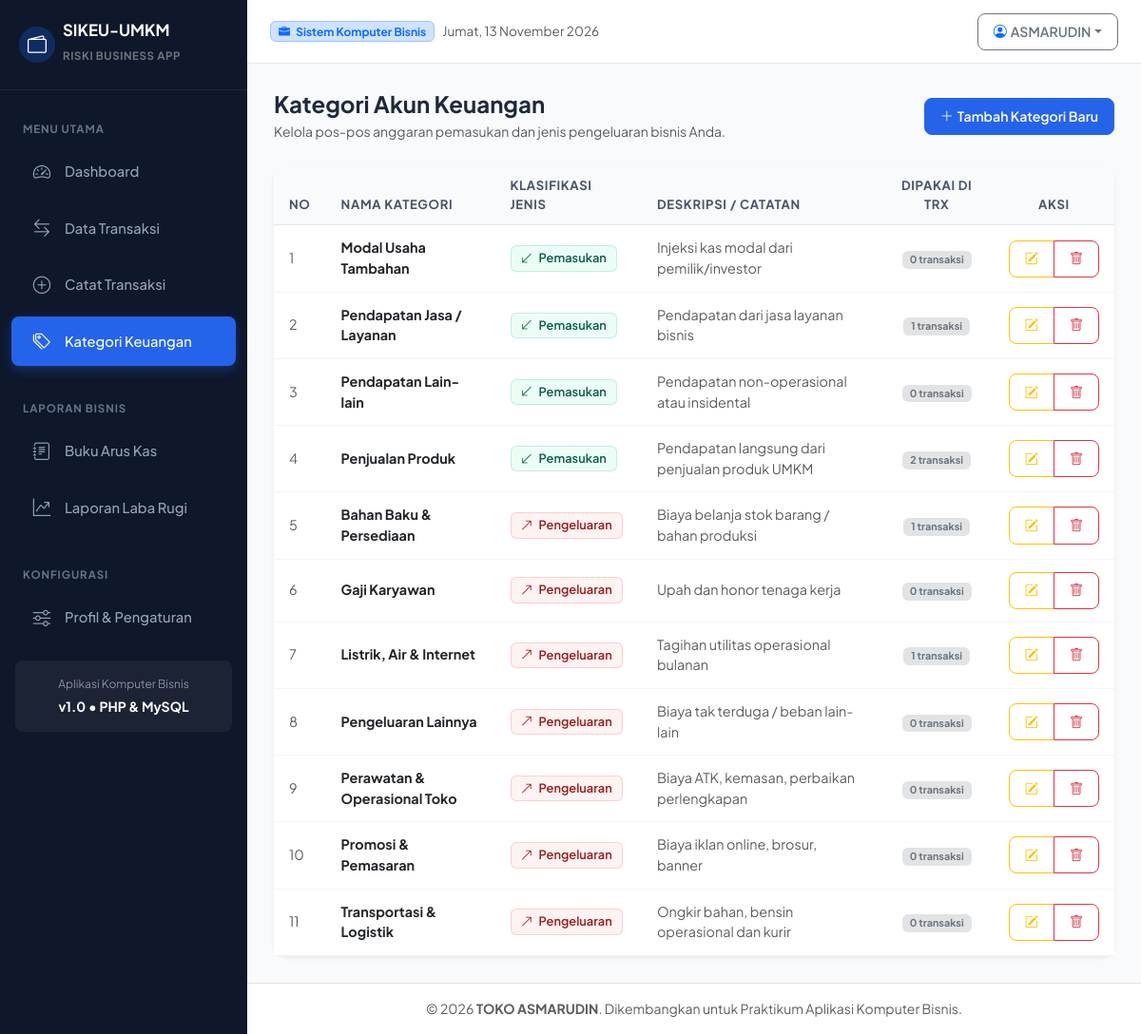
The page /kategori.php on the database its author committed.
### tables this page shows
CREATE TABLE `pengaturan` (
  `id` int(11) NOT NULL,
  `nama_bisnis` varchar(150) NOT NULL,
  `pemilik` varchar(100) NOT NULL,
  `telepon` varchar(30) DEFAULT NULL,
  `alamat` text DEFAULT NULL,
  `mata_uang` varchar(10) DEFAULT 'Rp',
  `updated_at` timestamp NOT NULL DEFAULT current_timestamp() ON UPDATE current_timestamp()
);

CREATE TABLE `kategori` (
  `id` int(11) NOT NULL,
  `nama_kategori` varchar(100) NOT NULL,
  `jenis` enum('pemasukan','pengeluaran') NOT NULL,
  `deskripsi` varchar(255) DEFAULT NULL,
  `created_at` timestamp NOT NULL DEFAULT current_timestamp()
);

### config/helper.php (called while the page is built, shortened)
<?php
function tanggal_indo($tanggal, $cetak_hari = false) {
    $hari = [
        1 => 'Senin', 'Selasa', 'Rabu', 'Kamis', 'Jumat', 'Sabtu', 'Minggu'
    ];
    $bulan = [
        1 => 'Januari', 'Februari', 'Maret', 'April', 'Mei', 'Juni',
        'Juli', 'Agustus', 'September', 'Oktober', 'November', 'Desember'
    ];
    $pecahkan = explode('-', date('Y-m-d', strtotime($tanggal)));
    $tgl_indo = $pecahkan[2] . ' ' . $bulan[(int)$pecahkan[1]] . ' ' . $pecahkan[0];
    if ($cetak_hari) {
        $num_hari = date('N', strtotime($tanggal));
        return $hari[$num_hari] . ', ' . $tgl_indo;
    }
    return $tgl_indo;
}
function get_profil_bisnis($pdo) {
    $stmt = $pdo->query("SELECT * FROM pengaturan ORDER BY id ASC LIMIT 1");
    $data = $stmt->fetch();
    return $data;
}

### kategori.php (the view, shortened to what this page needs)
<?php
require_once __DIR__ . '/includes/header.php';
$sqlKat = "
    SELECT k.*, COUNT(t.id) as total_penggunaan
    FROM kategori k
    LEFT JOIN transaksi t ON k.id = t.kategori_id
    GROUP BY k.id
    ORDER BY k.jenis ASC, k.nama_kategori ASC
";
$kategoriList = $pdo->query($sqlKat)->fetchAll();
?>
<div class="d-flex justify-content-between align-items-center mb-4 flex-wrap gap-2">
    <div>
        <h4 class="fw-bold mb-1">Kategori Akun Keuangan</h4>
        <p class="text-muted mb-0 small">Kelola pos-pos anggaran pemasukan dan jenis pengeluaran bisnis Anda.</p>
    </div>
    <button type="button" class="btn btn-primary d-flex align-items-center" data-bs-toggle="modal" data-bs-target="#modalTambahKategori">
        <i class="bi bi-plus-lg me-1"></i> Tambah Kategori Baru
    </button>
</div>
<div class="row g-4">
    <div class="col-12">
        <div class="card shadow-sm border-0">
            <div class="table-responsive">
                <table class="table table-custom align-middle">
                    <thead>
                        <tr>
                            <th style="width: 50px;">No</th>
                            <th>Nama Kategori</th>
                            <th>Klasifikasi Jenis</th>
                            <th>Deskripsi / Catatan</th>
                            <th class="text-center">Dipakai di Trx</th>
                            <th class="text-center" style="width: 120px;">Aksi</th>
                        </tr>
                    </thead>
                    <tbody>
                        <?php if (empty($kategoriList)): ?>
                            <tr>
                                <td colspan="6" class="text-center py-4 text-muted">Belum ada kategori yang ditambahkan.</td>
                            </tr>
                        <?php else: ?>
                            <?php $no = 1; foreach ($kategoriList as $row): ?>
                                <tr>
                                    <td class="text-muted"><?= $no++ ?></td>
                                    <td class="fw-bold text-dark"><?= htmlspecialchars($row['nama_kategori']) ?></td>
                                    <td>
                                        <span class="badge <?= $row['jenis'] == 'pemasukan' ? 'badge-pemasukan' : 'badge-pengeluaran' ?>">
                                            <i class="bi <?= $row['jenis'] == 'pemasukan' ? 'bi-arrow-down-left' : 'bi-arrow-up-right' ?> me-1"></i>
                                            <?= ucfirst($row['jenis']) ?>
                                        </span>
                                    </td>
                                    <td class="text-muted small"><?= htmlspecialchars($row['deskripsi'] ?: '-') ?></td>
                                    <td class="text-center">
                                        <span class="badge bg-secondary-subtle text-secondary px-2 py-1"><?= $row['total_penggunaan'] ?> transaksi</span>
                                    </td>
                                    <td class="text-center">
                                        <div class="btn-group btn-group-sm">
                                            <button type="button" class="btn btn-outline-warning"
                                                onclick="bukaModalEdit(<?= htmlspecialchars(json_encode($row)) ?>)" title="Edit Kategori">
                                                <i class="bi bi-pencil-square"></i>
                                            </button>
                                            <button type="button" class="btn btn-outline-danger"
                                                onclick="konfirmasiHapus('kategori.php?hapus=<?= $row['id'] ?>', 'kategori <?= htmlspecialchars($row['nama_kategori']) ?>')" title="Hapus Kategori">
                                                <i class="bi bi-trash"></i>
                                            </button>
                                        </div>
                                    </td>
                                </tr>
                            <?php endforeach; ?>
                        <?php endif; ?>
                    </tbody>
                </table>
            </div>
        </div>
    </div>
</div>
<?php require_once __DIR__ . '/includes/footer.php'; ?>

### includes/header.php (shortened to what this page needs)
<?php
require_once __DIR__ . '/../config/database.php';
require_once __DIR__ . '/../config/helper.php';
$pdo = getDBConnection();
$profil = get_profil_bisnis($pdo);
?>
<!DOCTYPE html>
<html lang="id">
<head>
    <link href="https://cdn.jsdelivr.net/npm/bootstrap@5.3.3/dist/css/bootstrap.min.css" rel="stylesheet">
    <link href="https://cdn.jsdelivr.net/npm/bootstrap-icons@1.11.3/font/bootstrap-icons.min.css" rel="stylesheet">
    <link rel="stylesheet" href="assets/css/style.css">
</head>
<body>
<div class="d-flex" id="wrapper">
    <?php include __DIR__ . '/sidebar.php'; ?>
    <div id="page-content-wrapper">
        <nav class="navbar navbar-expand-lg top-navbar no-print">
            <div class="container-fluid px-0">
                <div class="d-flex align-items-center">
                    <span class="badge bg-primary-subtle text-primary border border-primary-subtle me-2 px-2 py-1">
                        <i class="bi bi-briefcase-fill me-1"></i> Sistem Komputer Bisnis
                    </span>
                    <span class="text-muted d-none d-md-inline" style="font-size: 0.85rem;">
                        <?= tanggal_indo(date('Y-m-d'), true) ?>
                    </span>
                </div>
                <div class="ms-auto d-flex align-items-center">
                    <div class="dropdown">
                        <button class="btn btn-sm btn-outline-secondary dropdown-toggle d-flex align-items-center" type="button" data-bs-dismiss="dropdown" data-bs-toggle="dropdown">
                            <i class="bi bi-person-circle me-1 text-primary"></i>
                            <span class="fw-semibold"><?= htmlspecialchars($profil['pemilik']) ?></span>
                        </button>
                    </div>
                </div>
            </div>
        </nav>
        <div class="content-container">

### includes/sidebar.php
<?php
$current_page = basename($_SERVER['PHP_SELF']);
?>
<div id="sidebar-wrapper" class="no-print">
    <div class="sidebar-brand d-flex align-items-center">
        <div class="me-2 rounded-circle bg-primary bg-opacity-25 p-2 d-flex align-items-center justify-content-center" style="width: 38px; height: 38px;">
            <i class="bi bi-wallet2 text-white fs-5"></i>
        </div>
        <div>
            <div class="lh-1 text-white fw-bold" style="font-size: 1.05rem;">SIKEU-UMKM</div>
            <small class="text-secondary" style="font-size: 0.72rem; letter-spacing: 0.05em;">RISKI BUSINESS APP</small>
        </div>
    </div>
    <div class="list-group list-group-flush my-3">
        <div class="sidebar-heading">Menu Utama</div>
        <a href="index.php" class="nav-link <?= $current_page == 'index.php' ? 'active' : '' ?>">
            <i class="bi bi-speedometer2"></i> Dashboard
        </a>
        <a href="transaksi.php" class="nav-link <?= in_array($current_page, ['transaksi.php', 'transaksi_edit.php']) ? 'active' : '' ?>">
            <i class="bi bi-arrow-left-right"></i> Data Transaksi
        </a>
        <a href="transaksi_tambah.php" class="nav-link <?= $current_page == 'transaksi_tambah.php' ? 'active' : '' ?>">
            <i class="bi bi-plus-circle"></i> Catat Transaksi
        </a>
        <a href="kategori.php" class="nav-link <?= $current_page == 'kategori.php' ? 'active' : '' ?>">
            <i class="bi bi-tags"></i> Kategori Keuangan
        </a>
        <div class="sidebar-heading mt-3">Laporan Bisnis</div>
        <a href="laporan_arus_kas.php" class="nav-link <?= $current_page == 'laporan_arus_kas.php' ? 'active' : '' ?>">
            <i class="bi bi-journal-text"></i> Buku Arus Kas
        </a>
        <a href="laporan_laba_rugi.php" class="nav-link <?= $current_page == 'laporan_laba_rugi.php' ? 'active' : '' ?>">
            <i class="bi bi-graph-up-arrow"></i> Laporan Laba Rugi
        </a>
        <div class="sidebar-heading mt-3">Konfigurasi</div>
        <a href="pengaturan.php" class="nav-link <?= $current_page == 'pengaturan.php' ? 'active' : '' ?>">
            <i class="bi bi-sliders"></i> Profil & Pengaturan
        </a>
    </div>
    <div class="px-3 mt-auto mb-3 text-center">
        <div class="p-3 rounded-3" style="background: rgba(255, 255, 255, 0.05);">
            <div class="text-white-50 small mb-1" style="font-size: 0.75rem;">Aplikasi Komputer Bisnis</div>
            <div class="text-white fw-bold small">v1.0 • PHP & MySQL</div>
        </div>
    </div>
</div>

### includes/footer.php (shortened to what this page needs)
        </div>
        <footer class="mt-auto py-3 bg-white border-top text-center text-muted small no-print">
            <div class="container-fluid">
                <span>&copy; <?= date('Y') ?> <strong><?= htmlspecialchars($profil['nama_bisnis']) ?></strong>. Dikembangkan untuk Praktikum Aplikasi Komputer Bisnis.</span>
            </div>
        </footer>
    </div>
</div>
</body>
</html>

### assets/css/style.css (style rules this page uses)
:root { --primary-color: #2563eb; --primary-dark: #1d4ed8; --primary-light: #eff6ff; --success-color: #10b981; --success-light: #ecfdf5; --danger-color: #ef4444; --danger-light: #fef2f2; --warning-color: #f59e0b; --warning-light: #fffbeb; --sidebar-bg: #0f172a; --sidebar-hover: #1e293b; --body-bg: #f8fafc; --card-border: #e2e8f0; --text-main: #1e293b; --text-muted: #64748b; }
body { font-family: 'Plus Jakarta Sans', sans-serif; background-color: var(--body-bg); color: var(--text-main); overflow-x: hidden; }
#sidebar-wrapper { min-height: 100vh; width: 260px; background-color: var(--sidebar-bg); transition: all 0.3s ease; z-index: 1000; }
#sidebar-wrapper .sidebar-brand { padding: 1.5rem 1.25rem; font-size: 1.2rem; font-weight: 700; color: #ffffff; border-bottom: 1px solid rgba(255, 255, 255, 0.08); }
#sidebar-wrapper .sidebar-brand i { color: #38bdf8; }
#sidebar-wrapper .nav-link { color: #94a3b8; padding: 0.75rem 1.25rem; font-weight: 500; font-size: 0.92rem; display: flex; align-items: center; border-radius: 8px; margin: 4px 12px; transition: all 0.2s ease; }
#sidebar-wrapper .nav-link i { font-size: 1.15rem; margin-right: 12px; width: 24px; text-align: center; }
#sidebar-wrapper .nav-link.active { color: #ffffff; background-color: var(--primary-color); box-shadow: 0 4px 12px rgba(37, 99, 235, 0.35); }
.sidebar-heading { padding: 1rem 1.5rem 0.4rem; font-size: 0.72rem; text-transform: uppercase; font-weight: 700; letter-spacing: 0.08em; color: #64748b; }
#page-content-wrapper { flex: 1; min-width: 0; display: flex; flex-direction: column; }
.top-navbar { background-color: #ffffff; border-bottom: 1px solid var(--card-border); padding: 0.85rem 1.5rem; }
.content-container { padding: 1.75rem; }
.card { border: 1px solid var(--card-border); border-radius: 14px; box-shadow: 0 1px 3px rgba(0, 0, 0, 0.04), 0 2px 8px rgba(0, 0, 0, 0.02); transition: transform 0.2s ease, box-shadow 0.2s ease; }
.badge-pemasukan { background-color: var(--success-light); color: #065f46; font-weight: 600; padding: 6px 10px; border-radius: 6px; font-size: 0.8rem; border: 1px solid rgba(16, 185, 129, 0.2); }
.badge-pengeluaran { background-color: var(--danger-light); color: #991b1b; font-weight: 600; padding: 6px 10px; border-radius: 6px; font-size: 0.8rem; border: 1px solid rgba(239, 68, 68, 0.2); }
.table-custom { margin-bottom: 0; }
.table-custom thead th { background-color: #f8fafc; color: #475569; font-weight: 700; font-size: 0.82rem; text-transform: uppercase; letter-spacing: 0.05em; border-bottom: 1px solid var(--card-border); padding: 12px 16px; }
.table-custom tbody td { padding: 13px 16px; vertical-align: middle; font-size: 0.9rem; border-bottom: 1px solid #f1f5f9; }
.btn { border-radius: 8px; font-weight: 600; font-size: 0.88rem; padding: 0.5rem 1rem; transition: all 0.2s; }
.btn-primary { background-color: var(--primary-color); border-color: var(--primary-color); }

### rows shown on the page
pengaturan: pemilik "ASMARUDIN", nama_bisnis "TOKO ASMARUDIN"
kategori: nama_kategori "Modal Usaha Tambahan", jenis "Pemasukan", deskripsi "Injeksi kas modal dari pemilik/investor", total_penggunaan "0"
kategori: nama_kategori "Pendapatan Jasa / Layanan", jenis "Pemasukan", deskripsi "Pendapatan dari jasa layanan bisnis", total_penggunaan "1"
kategori: nama_kategori "Pendapatan Lain-lain", jenis "Pemasukan", deskripsi "Pendapatan non-operasional atau insidental", total_penggunaan "0"
kategori: nama_kategori "Penjualan Produk", jenis "Pemasukan", deskripsi "Pendapatan langsung dari penjualan produk UMKM", total_penggunaan "2"
kategori: nama_kategori "Bahan Baku & Persediaan", jenis "Pengeluaran", deskripsi "Biaya belanja stok barang / bahan produksi", total_penggunaan "1"
kategori: nama_kategori "Gaji Karyawan", jenis "Pengeluaran", deskripsi "Upah dan honor tenaga kerja", total_penggunaan "0"
kategori: nama_kategori "Listrik, Air & Internet", jenis "Pengeluaran", deskripsi "Tagihan utilitas operasional bulanan", total_penggunaan "1"
kategori: nama_kategori "Pengeluaran Lainnya", jenis "Pengeluaran", deskripsi "Biaya tak terduga / beban lain-lain", total_penggunaan "0"
kategori: nama_kategori "Perawatan & Operasional Toko", jenis "Pengeluaran", deskripsi "Biaya ATK, kemasan, perbaikan perlengkapan", total_penggunaan "0"
kategori: nama_kategori "Promosi & Pemasaran", jenis "Pengeluaran", deskripsi "Biaya iklan online, brosur, banner", total_penggunaan "0"
kategori: nama_kategori "Transportasi & Logistik", jenis "Pengeluaran", deskripsi "Ongkir bahan, bensin operasional dan kurir", total_penggunaan "0"
